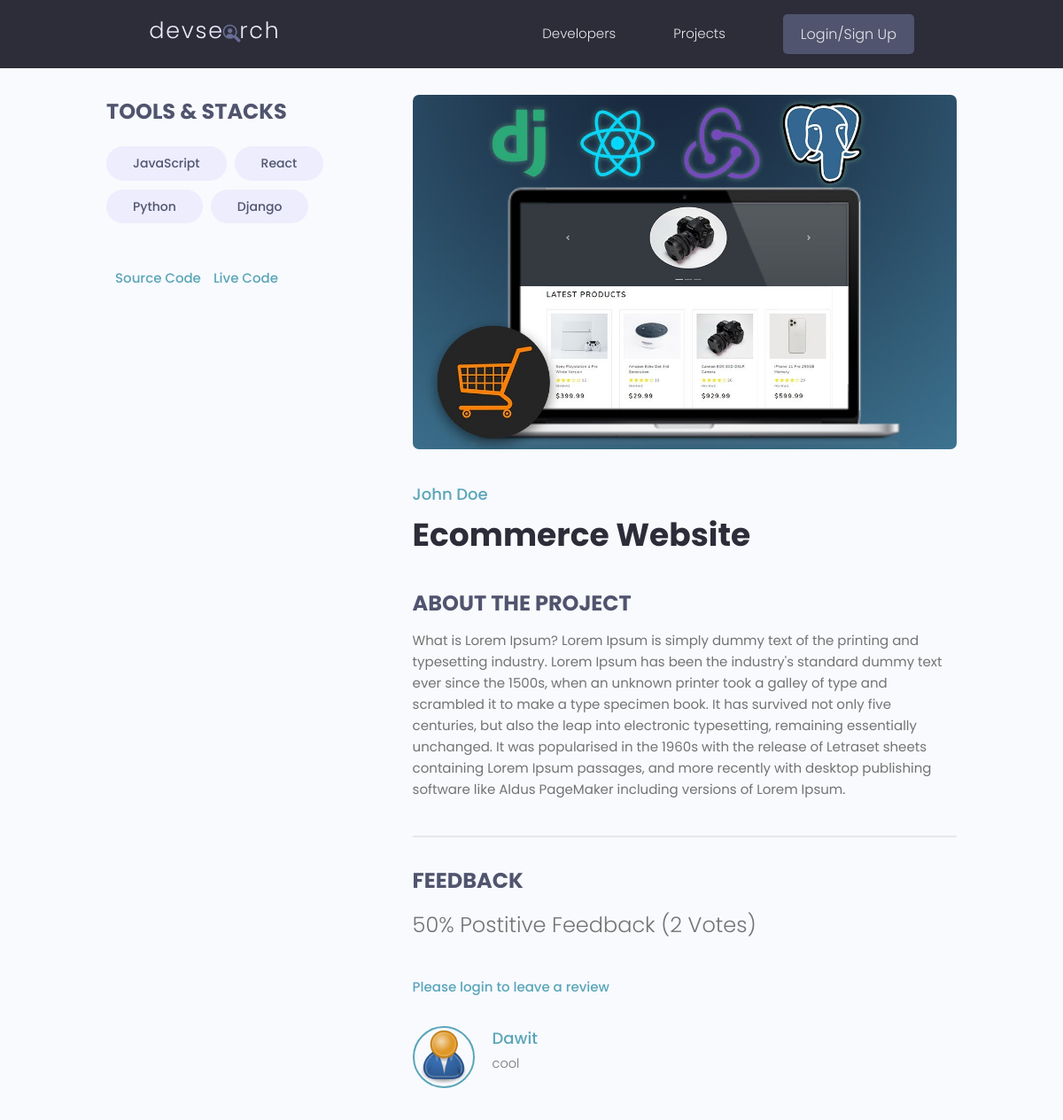
/projects/project/aaaffa7a-bc65-4bc5-a976-d61b8de107df/, run on the app's committed database.
### projects/models.py (models this page shows, shortened)
class Tag(models.Model):
    name = models.CharField(max_length=200)
    created = models.DateTimeField(auto_now_add=True)
    id = models.UUIDField(default=uuid.uuid4, unique=True,
                          primary_key=True, editable=False)
    def __str__(self):
        return self.name

class Project(models.Model):
    owner = models.ForeignKey(Profile, null=True, blank=True, on_delete=models.CASCADE)
    title = models.CharField(max_length=200)
    description = models.TextField(null=True, blank=True)
    featured_image = models.ImageField(null=True, blank=True, default="default.jpg")
    demo_link = models.CharField(max_length=2000, null=True, blank=True)
    source_link = models.CharField(max_length=2000, null=True, blank=True)
    tags = models.ManyToManyField('Tag', blank=True)
    vote_total = models.IntegerField(default=0, null=True, blank=True)
    vote_ratio = models.IntegerField(default=0, null=True, blank=True)
    created = models.DateTimeField(auto_now_add=True)
    id = models.UUIDField(default=uuid.uuid4, unique=True,
                          primary_key=True, editable=False)
    class Meta:
        ordering = ['-vote_ratio', '-vote_total', 'title']
    @property
    def imageURL(self):
        try:
            url = self.featured_image.url
        except:
            url = ''
        return url
    @property
    def reviewers(self):
        queryset = self.review_set.all().values_list('owner__id', flat=True)
        return queryset

class Review(models.Model):
    VOTE_TYPE = (
        ('up', 'Up Vote'),
        ('down', 'Down Vote')
    )
    owner = models.ForeignKey(Profile, on_delete=models.CASCADE, null=True)
    project = models.ForeignKey(Project, on_delete=models.CASCADE)
    body = models.TextField(null=True, blank=True)
    value = models.CharField(max_length=200, choices=VOTE_TYPE)
    created = models.DateTimeField(auto_now_add=True)
    id = models.UUIDField(default=uuid.uuid4, unique=True,
                          primary_key=True, editable=False)
    class Meta:
        unique_together = [['owner', 'project']]

### users/models.py (models this page shows, shortened)
class Profile(models.Model):
    user = models.OneToOneField(User, on_delete=models.CASCADE, null=True, blank=True)
    name = models.CharField(max_length=200, blank=True, null=True)
    email = models.EmailField(max_length=500, blank=True, null=True)
    username = models.CharField(max_length=200, blank=True, null=True)
    location = models.CharField(max_length=200, blank=True, null=True)
    short_intro = models.CharField(max_length=200, blank=True, null=True)
    bio = models.TextField(blank=True, null=True)
    profile_image = models.ImageField(null=True, blank=True, upload_to='profiles/', default="profiles/user-default.png")
    social_github = models.CharField(max_length=200, blank=True, null=True)
    social_twitter = models.CharField(max_length=200, blank=True, null=True)
    social_linkedin = models.CharField(max_length=200, blank=True, null=True)
    social_youtube = models.CharField(max_length=200, blank=True, null=True)
    social_website = models.CharField(max_length=200, blank=True, null=True)
    created = models.DateTimeField(auto_now_add=True)
    id = models.UUIDField(default=uuid.uuid4, unique=True,
                          primary_key=True, editable=False)
    class Meta:
        ordering = ['created']
    @property
    def imageURL(self):
        try:
            url = self.profile_image.url
        except:
            url = ''
        return url

### projects/views.py (the view, shortened to what this page needs)
# urls.py: path('project/<str:pk>/', views.project, name="project"),
def project(request, pk):
    projectobj = Project.objects.get(id=pk)
    form = ReviewForm()
    context = {'project':projectobj,'form':form}
    return render(request, 'projects/single-project.html', context)

### projects/templates/projects/single-project.html (shortened to what this page needs)
{% extends 'main.html' %}
{% block content %}
  <main class="singleProject my-md">
    <div class="container">
      <div class="layout">
        <div class="column column--1of3">
          <h3 class="singleProject__subtitle">Tools & Stacks</h3>
          <div class="singleProject__toolStack">
            {% for tag in project.tags.all %}
            <span class="tag tag--pill tag--sub tag--lg">
              <small>{{tag}}</small>
            </span>
            {% endfor %}
          </div>
          {% if project.source_link  %}
          <a class="singleProject__liveLink" href="{{project.source_link}}" target="_blank">Source Code
          </a>
          {% endif %}
          {% if project.demo_link  %}
          <a class="singleProject__liveLink" href="{{project.demo_link}}" target="_blank">Live Code
          </a>
          {% endif %}
        </div>
        <div class="column column--2of3">
          <img class="singleProject__preview" src="{{ project.imageURL }}" alt="portfolio thumbnail" />
          <a href="{% url 'user-profile' project.owner.id %}" class="singleProject__developer">{{project.owner.name}}</a>
          <h2 class="singleProject__title">{{project.title}}</h2>
          <h3 class="singleProject__subtitle">About the Project</h3>
          <div class="singleProject__info">
            {{project.description}}
          </div>
          <div class="comments">
            <h3 class="singleProject__subtitle">Feedback</h3>
            <h5 class="project--rating">
              {{project.vote_ratio}}% Postitive Feedback ({{project.vote_total}} Vote{{project.vote_total|pluralize:"s"}})
            </h5>
            {% if request.user.profile.id in project.reviewers %}
              <p>You have already submitted your review for this project</p>
            {% elif request.user.profile == project.owner %}
              <p>You cannot review your own work</p>
            {% else %}
            <a href="{% url 'login' %}?next={{request.path}}">Please login to leave a review</a>
            {% endif %}
            <div class="commentList">
              {% for review in project.review_set.all %}
              {% if review.body %}
              <div class="comment">
                <a href="{% url 'user-profile' review.owner.id %}">
                  <img class="avatar avatar--md" src="{{review.owner.imageURL}}" alt="user" />
                </a>
                <div class="comment__details">
                  <a href="{% url 'user-profile' review.owner.id %}" class="comment__author">{{review.owner.name}}</a>
                  <p class="comment__info">
                    {{review.body|linebreaksbr}}
                  </p>
                </div>
              </div>
              {% endif %}
              {% endfor %}
            </div>
          </div>
        </div>
      </div>
    </div>
  </main>
{% endblock content %}

### static/styles/app.css (style rules this page uses)
:root { --color-sub: #2d2d39; }
img { width: 100%; }
.singleProject .column--1of3 { order: 2; }
@media screen and (min-width: 1081px) { .singleProject .column--1of3 { order: 1; } }
@media screen and (min-width: 1081px) { .singleProject .column--2of3 { order: 2; } }
.singleProject__toolStack { margin-top: 2rem; margin-bottom: 4rem; }
.singleProject__liveLink { font-weight: 500; transition: all 0.3s ease-in-out; border-bottom: 2px solid transparent; }
.singleProject__preview { height: 50vh; object-fit: cover; object-position: top center; margin-bottom: 3rem; border-radius: 0.7rem; }
.singleProject__developer { font-size: 1.8rem; font-weight: 500; }
.singleProject__title { font-size: 3.6rem; font-weight: 700; color: var(--color-sub); margin-bottom: 3rem; }
.project--rating { margin-bottom: 1.6em; margin-top: .5em; }
.singleProject__subtitle { text-transform: uppercase; font-size: 2.4rem; font-weight: 700; color: var(--color-sub-light); margin-bottom: 1rem; }
.comments { margin-top: 4rem; padding-top: 3rem; border-top: 2px solid var(--color-light); }
.commentList { margin: 3rem 0; }
.comment { display: flex; gap: 2rem; }
.comment__author { font-size: 1.8rem; }
.comment__info { font-size: 1.45rem; }

### static/uikit/styles/modules/_variables.css (style rules this page uses)
:root { --color-main: #5aa5b9; --color-main-light: #e6faff; --color-sub: #3f4156; --color-sub-light: #51546e; --color-sub-lighter: #ededfd; --color-text: #737373; --color-gray: #8b8b8b; --color-light: #e5e7eb; --color-light-gray: #767676; --color-bg: #f8fafd; --color-white: #fffefd; --color-white-light: #f3f3f3; --color-success: #359e64; --color-success-bg: #def8e8; --color-error: #fc4b0b; --color-error-bg: #fff2ee; --font-base: 'Poppins', arial, helvetica, 'Segoe UI', roboto, ubuntu, sans-serif; --font-monospace: 'Fira Code', 'Courier New', courier, monospace; --font-regular: 300; --font-medium: 500; --font-bold: 700; --generic-shadow: 1px 1px 5px #00000010; --generic-transition: all 0.3s ease-in-out; }

### static/uikit/styles/modules/_base.css (style rules this page uses)
* { margin: 0; padding: 0; box-sizing: border-box; text-rendering: optimizeLegibility; color: inherit; font-size: inherit; }
html { font-size: 50%; }
@media only screen and (min-width: 480px) { html { font-size: 56.25%; } }
@media only screen and (min-width: 1200px) { html { font-size: 62.5%; } }
body { line-height: 1.6; font-weight: 400; font-size: 1.5rem; color: var(--color-text); background-color: var(--color-bg); min-height: 100vh; }

### static/uikit/styles/modules/_typography.css (style rules this page uses)
* { font-family: var(--font-base); }
h2 { font-size: 3.6rem; font-weight: var(--font-bold); }
h3 { font-size: 3.2rem; font-weight: var(--font-medium); }
h5 { font-size: 2.4rem; font-weight: var(--font-medium); }
h5, h6 { font-weight: var(--font-regular); }
p, span, strong { font-size: 1.6rem; color: var(--color-text); font-weight: var(--font-regular); }
a { padding-bottom: 2px; text-decoration: none; display: inline-block; color: var(--color-main); font-weight: var(--font-medium); }

### static/uikit/styles/modules/_utilities.css (style rules this page uses)
.container { width: 92%; max-width: 165rem; margin: 0 auto; box-sizing: border-box; }
@media screen and (min-width: 1000px) { .container { width: 90%; } }
@media screen and (min-width: 1200px) { .container { width: 80%; } }
.my-md { margin: 3rem auto; }

### static/uikit/styles/modules/_avatar.css (style rules this page uses)
.avatar { border-radius: 50%; border: 2px solid var(--color-main); object-fit: cover; }
.avatar--md { height: 7rem; width: 7rem; }

### static/uikit/styles/modules/_tag.css (style rules this page uses)
.tag { display: inline-flex; align-items: center; background-color: var(--color-sub); height: -webkit-fit-content; height: -moz-fit-content; height: fit-content; width: -webkit-fit-content; width: -moz-fit-content; width: fit-content; border-radius: 0.5rem; padding: 0.5rem 1.5rem; font-size: 1.2rem; cursor: pointer; }
.tag:not(:last-child) { margin-right: 0.25rem; margin-bottom: 0.75rem; }
.tag > small { color: var(--color-white); }
.tag--pill { border-radius: 5rem; }
.tag--sub, .tag--sub > small { background: var(--color-sub-lighter); color: var(--color-sub-light); font-weight: 500; }
.tag--lg { padding: 0.8rem 3rem; font-size: 1.4rem; }
.tag--lg:not(:last-child) { margin-right: 0.5rem; margin-bottom: 1rem; }

### static/uikit/styles/modules/_layout.css (style rules this page uses)
.layout { display: flex; flex-flow: row wrap; justify-content: space-between; }
.layout > .column { margin-bottom: 3rem; }
.layout > .column.column--1of3 { flex-basis: 30%; }
.layout > .column.column--2of3 { flex-basis: 64%; }

### data on the page
Tag: name "JavaScript"
Tag: name "React"
Tag: name "Python"
Tag: name "Django"
Project: imageURL (picture), owner.name "John Doe", title "Ecommerce Website", description "What is Lorem Ipsum? Lorem Ipsum is simply dummy text of the printing and typesetting industry. Lorem Ipsum has been the industry's standard dummy text ever since the 1500s, when an unknown printer took a galley of type and scrambled it to make a type specimen book. It has survived not only five centuries, but also the leap into electronic typesetting, remaining essentially unchanged. It was popularised in the 1960s with the release of Letraset sheets containing Lorem Ipsum passages, and more recently with desktop publishing software like Aldus PageMaker including versions of Lorem Ipsum.", vote_ratio "50", vote_total "2"
Review: owner.imageURL (placeholder picture), owner.name "Dawit", body "cool"
